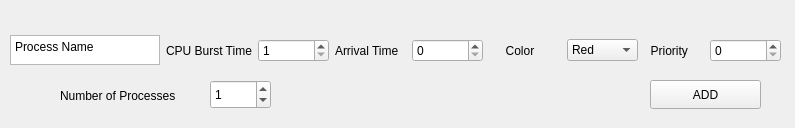
<?xml version="1.0" encoding="UTF-8"?>
<ui version="4.0">
 <class>addprocess</class>
 <widget class="QWidget" name="addprocess">
  <property name="geometry">
   <rect>
    <x>0</x>
    <y>0</y>
    <width>795</width>
    <height>128</height>
   </rect>
  </property>
  <property name="windowTitle">
   <string>Form</string>
  </property>
  <widget class="QWidget" name="horizontalLayoutWidget">
   <property name="geometry">
    <rect>
     <x>10</x>
     <y>30</y>
     <width>771</width>
     <height>41</height>
    </rect>
   </property>
   <layout class="QHBoxLayout" name="horizontalLayout">
    <item>
     <widget class="QTextEdit" name="textEdit">
      <property name="maximumSize">
       <size>
        <width>150</width>
        <height>30</height>
       </size>
      </property>
      <property name="accessibleName">
       <string/>
      </property>
      <property name="html">
       <string>&lt;!DOCTYPE HTML PUBLIC &quot;-//W3C//DTD HTML 4.0//EN&quot; &quot;http://www.w3.org/TR/REC-html40/strict.dtd&quot;&gt;
&lt;html&gt;&lt;head&gt;&lt;meta name=&quot;qrichtext&quot; content=&quot;1&quot; /&gt;&lt;meta charset=&quot;utf-8&quot; /&gt;&lt;style type=&quot;text/css&quot;&gt;
p, li { white-space: pre-wrap; }
hr { height: 1px; border-width: 0; }
li.unchecked::marker { content: &quot;\2610&quot;; }
li.checked::marker { content: &quot;\2612&quot;; }
&lt;/style&gt;&lt;/head&gt;&lt;body style=&quot; font-family:'Segoe UI'; font-size:9pt; font-weight:400; font-style:normal;&quot;&gt;
&lt;p style=&quot; margin-top:0px; margin-bottom:0px; margin-left:0px; margin-right:0px; -qt-block-indent:0; text-indent:0px;&quot;&gt;Process Name&lt;/p&gt;&lt;/body&gt;&lt;/html&gt;</string>
      </property>
     </widget>
    </item>
    <item>
     <widget class="QLabel" name="label_2">
      <property name="text">
       <string>CPU Burst Time</string>
      </property>
     </widget>
    </item>
    <item>
     <widget class="QSpinBox" name="CPUBurstTimenum">
      <property name="minimum">
       <number>1</number>
      </property>
     </widget>
    </item>
    <item>
     <widget class="QLabel" name="label_4">
      <property name="text">
       <string>Arrival Time</string>
      </property>
     </widget>
    </item>
    <item>
     <widget class="QSpinBox" name="ArrivalTimenum"/>
    </item>
    <item>
     <widget class="QLabel" name="label_5">
      <property name="text">
       <string>     Color</string>
      </property>
     </widget>
    </item>
    <item>
     <widget class="QComboBox" name="ColorComboBox">
      <item>
       <property name="text">
        <string>Red</string>
       </property>
      </item>
      <item>
       <property name="text">
        <string>Blue</string>
       </property>
      </item>
      <item>
       <property name="text">
        <string>Green</string>
       </property>
      </item>
      <item>
       <property name="text">
        <string>Purple</string>
       </property>
      </item>
      <item>
       <property name="text">
        <string>Yellow</string>
       </property>
      </item>
      <item>
       <property name="text">
        <string>Grey</string>
       </property>
      </item>
      <item>
       <property name="text">
        <string>White</string>
       </property>
      </item>
      <item>
       <property name="text">
        <string>Orange</string>
       </property>
      </item>
     </widget>
    </item>
    <item>
     <widget class="QLabel" name="label">
      <property name="maximumSize">
       <size>
        <width>60</width>
        <height>16777215</height>
       </size>
      </property>
      <property name="text">
       <string>  Priority</string>
      </property>
     </widget>
    </item>
    <item>
     <widget class="QSpinBox" name="Prioritynum">
      <property name="value">
       <number>0</number>
      </property>
     </widget>
    </item>
   </layout>
  </widget>
  <widget class="QLabel" name="label_3">
   <property name="geometry">
    <rect>
     <x>60</x>
     <y>80</y>
     <width>141</width>
     <height>31</height>
    </rect>
   </property>
   <property name="text">
    <string>Number of Processes</string>
   </property>
  </widget>
  <widget class="QSpinBox" name="spinBox">
   <property name="geometry">
    <rect>
     <x>210</x>
     <y>80</y>
     <width>61</width>
     <height>29</height>
    </rect>
   </property>
   <property name="value">
    <number>1</number>
   </property>
  </widget>
  <widget class="QPushButton" name="Addbtn">
   <property name="geometry">
    <rect>
     <x>650</x>
     <y>80</y>
     <width>111</width>
     <height>29</height>
    </rect>
   </property>
   <property name="text">
    <string>ADD</string>
   </property>
  </widget>
 </widget>
 <resources/>
 <connections/>
</ui>
